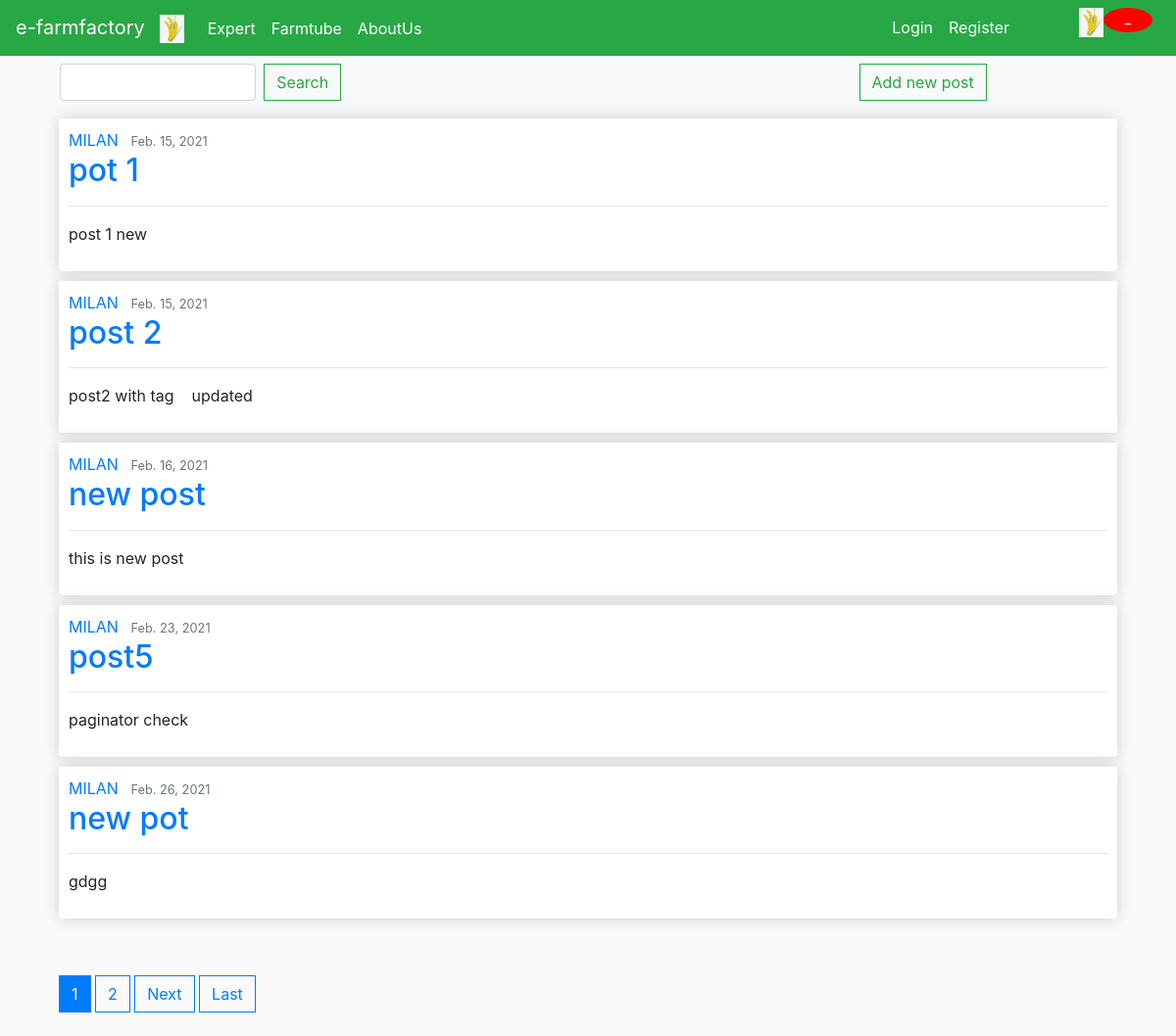
The page /farmtube/author/milan/ on the database its author committed.
### farmtube/models.py (models this page shows, shortened)
class post(models.Model):
    title=models.CharField(max_length=100)
    content=RichTextUploadingField()
    date_posted=models.DateField(default=timezone.now)
    author=models.ForeignKey(User, on_delete=models.CASCADE)
    tags=TaggableManager(blank=True)
    Video = models.FileField(upload_to="media/video/%y",blank=True,null=True)
    class Meta:
        verbose_name = 'post'
        verbose_name_plural = 'posts'

### farmtube/views.py (the view)
# urls.py: path('author/<str:username>/', authorListView.as_view(), name='authorlist'),
class authorListView(ListView):
    model = post
    template_name = "farmtube/postlist.html"
    ordering=['-date_posted']
    context_object_name='posts'
    paginate_by = 5
    def get_queryset(self):
        author=get_object_or_404(User,username=self.kwargs.get('username'))
        return post.objects.filter(author=author)

### farmtube/templates/farmtube/postlist.html (shortened to what this page needs)
{%extends "account/base.html" %}
{%block content%}
{% load static %}
<nav class="navbar navbar-expand-lg navbar-light bg-light">
  <div class="collapse navbar-collapse" id="navbarSupportedContent">
    <input class="form-control mr-sm-2 col-lg-3" type="text" id="textone" />
<button class="btn btn-outline-success my-2 my-sm-0 " onclick="testVariable()">Search</button>
<br />
  </div>
<div class="mr-sm-2 col-lg-3"> <a href="{% url 'postcreate'%}" class="btn btn-outline-success add-btn">Add new post </a></div>
</nav>
{% if posts %}
{% for post in posts %}
<div  class="col-lg-12">
  <div class="box-element product">
    <div>
      <a class="mr-2" href="{% url 'authorlist' post.author.username %}">{{ post.author|upper }}</a>
              <small class="text-muted mr-4">{{ post.date_posted}}</small>
    </div>
    <h2>
    <a class="mr-2" href="{% url 'postdetail' post.id %}">{{ post.title|safe }}</a>
    </h2>
    <hr>
    <p class="article-content">{{ post.content|safe|truncatewords_html:5 }}</p>
  </div>
</div>
{% endfor %}
{% else %}
<h2>Not found any match</h2>
{% endif %}
  <br>
  <br>
  <div  class="col-lg-12">
    {% if is_paginated%}
            {% for num in page_obj.paginator.page_range%}
                  {% if page_obj.number == num %}
                        <a class='btn btn-primary mb-4' href='?page={{num}}'> {{num}} </a>
                {%elif num > page_obj.number|add:'-3' and num < page_obj.number|add:'3'%}
                        <a class='btn btn-outline-primary mb-4' href='?page={{num}}'> {{num}} </a>
                {%endif%}
            {%endfor%}
            {%if page_obj.has_next%}
            <a class='btn btn-outline-primary mb-4' href='?page={{page_obj.next_page_number}}'> Next </a>
            <a class='btn btn-outline-primary mb-4' href='?page={{page_obj.paginator.num_pages}}'> Last </a>
            {%endif%}
    {%endif%}
  </div>
{%endblock content%}

### store/static/css/main.css (style rules this page uses)
body { background-color: hsl(0, 0%, 98%); }
h1,h2,h3,h4,h5,h6 { color:hsl(0, 0%, 30%); }
.box-element { box-shadow:hsl(0, 0%, 80%) 0 0 16px; background-color: #fff; border-radius: 4px; padding: 10px; }
.product { border-radius: 0 0 4px 4px; }
.col-lg-4, .col-lg-6, .col-lg-8, .col-lg-12 { margin-top: 10px; }
.btn { border-radius: 0; }

### rows shown on the page
post: author "MILAN", date_posted "Feb. 15, 2021", title "pot 1", content "post 1 new"
post: author "MILAN", date_posted "Feb. 15, 2021", title "post 2", content "post2 with tag updated"
post: author "MILAN", date_posted "Feb. 16, 2021", title "new post", content "this is new post"
post: author "MILAN", date_posted "Feb. 23, 2021", title "post5", content "paginator check"
post: author "MILAN", date_posted "Feb. 26, 2021", title "new pot", content "gdgg"

### other values the page prints
{{ num }} "1"
{{ num }} "2"
